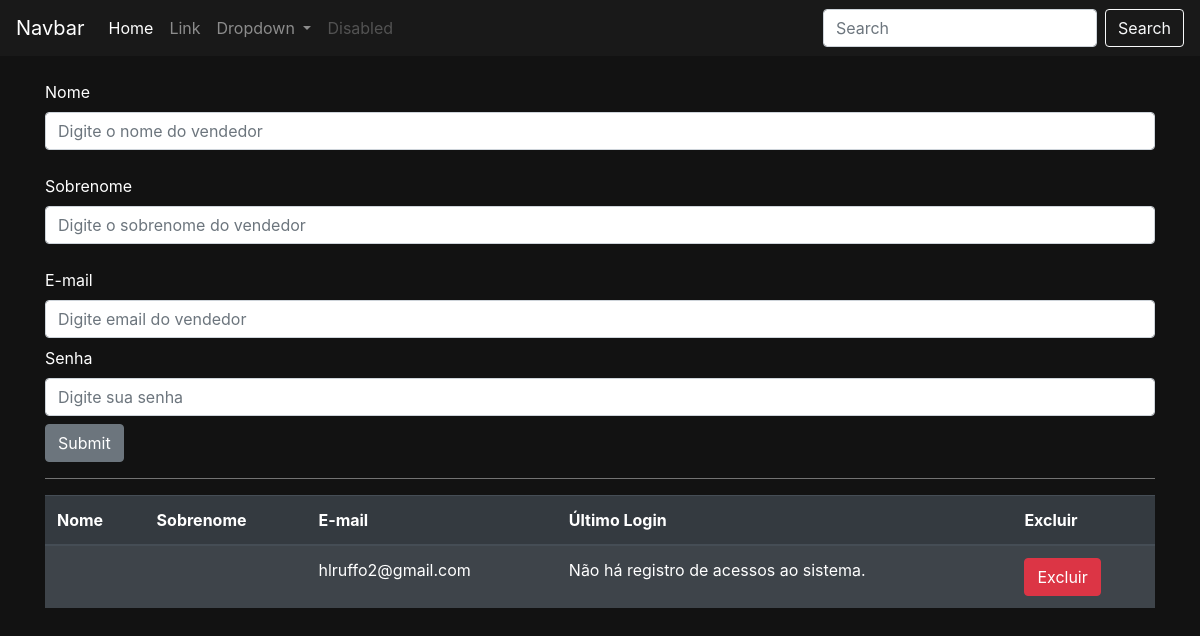
/auth/cadastrar_vendedor/, run on an earlier commit of the app's database.
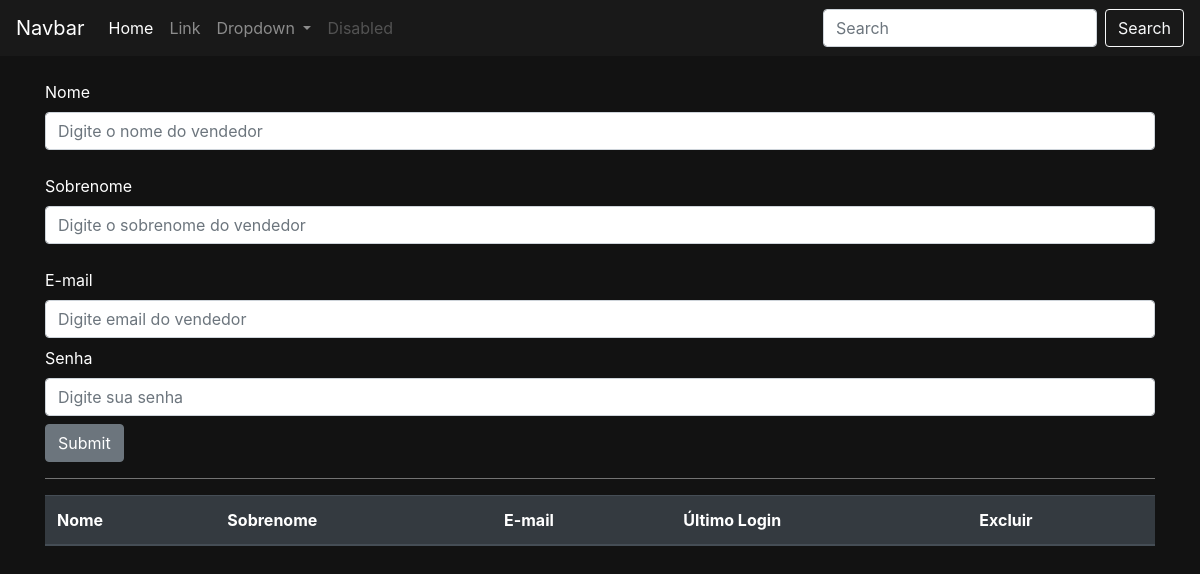
And on a later commit of the database.
### usuarios/models.py (models this page shows)
class Users(AbstractUser):
    choices_cargo = (('V', 'Vendendor'),
                     ('G', 'Gerente'))
    cargo = models.CharField(choices=choices_cargo, max_length=1)

### usuarios/views.py (the view, shortened to what this page needs)
# urls.py: path('cadastrar_vendedor/', views.cadastrar_vendedor, name='cadastrar_vendedor'),
@has_permission_decorator('cadastrar_vendedor')
def cadastrar_vendedor(request):
    if request.method == "GET":
        vendedores = Users.objects.filter(cargo='V')
        return render(request, 'cadastrar_vendedor.html', {'vendedores': vendedores})

### usuarios/templates/cadastrar_vendedor.html (shortened to what this page needs)
{% extends 'base.html' %}
{% block 'body' %}
    <div class="container">
        <form action="{% url 'cadastrar_vendedor' %}" method="POST">
            <label class="mt-4">Nome</label>
            <input type="text" placeholder="Digite o nome do vendedor" name="nome" class="form-control">
            <label class="mt-4">Sobrenome</label>
            <input type="text" placeholder="Digite o sobrenome do vendedor" name="sobrenome" class="form-control">
            <label class="mt-4">E-mail</label>
            <input type="email" placeholder="Digite email do vendedor" name="email" class="form-control">
            <label class="mt-2">Senha</label>
            <input type="password" placeholder="Digite sua senha" name="senha" class="form-control">
            <input type="submit" class="btn btn-secondary mt-2">
        </form>
        <hr class="bg-hr">
        <table class="table table-striped table-dark">
            <thead>
                <tr>
                    <th scope="col">Nome</th>
                    <th scope="col">Sobrenome</th>
                    <th scope="col">E-mail</th>
                    <th scope="col">Último Login</th>
                    <th scope="col">Excluir</th>
                </tr>
            </thead>
            <tbody>
                {% for vendedor in vendedores  %}
                <tr>
                    <th>{{vendedor.first_name}}</th>
                    <td>{{vendedor.last_name}}</td>
                    <td>{{vendedor.email}}</td>
                    <td>
                        {% if not vendedor.last_login %}
                            Não há registro de acessos ao sistema.
                        {% else %}
                            {{vendedor.last_login}}
                        {% endif %}
                    </td>
                    <td><a href="{% url 'excluir_usuario' vendedor.id %}" class="btn btn-danger">Excluir</a></td>
                </tr>
                {% endfor %}
            </tbody>
          </table>
    </div>
{% endblock 'body' %}

What changed in the data, as far as the page shows it:
removed Users: email "hlruffo2@gmail.com", shows "Não há registro de acessos ao sistema."
